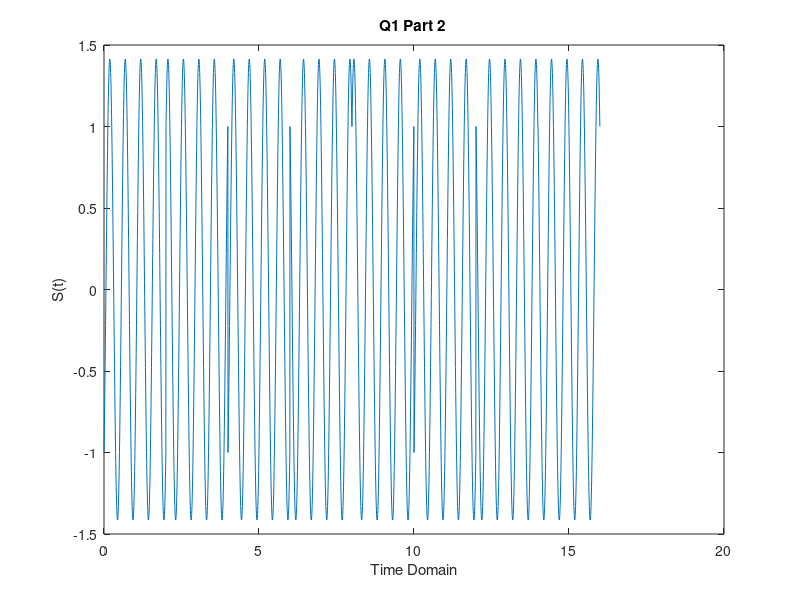
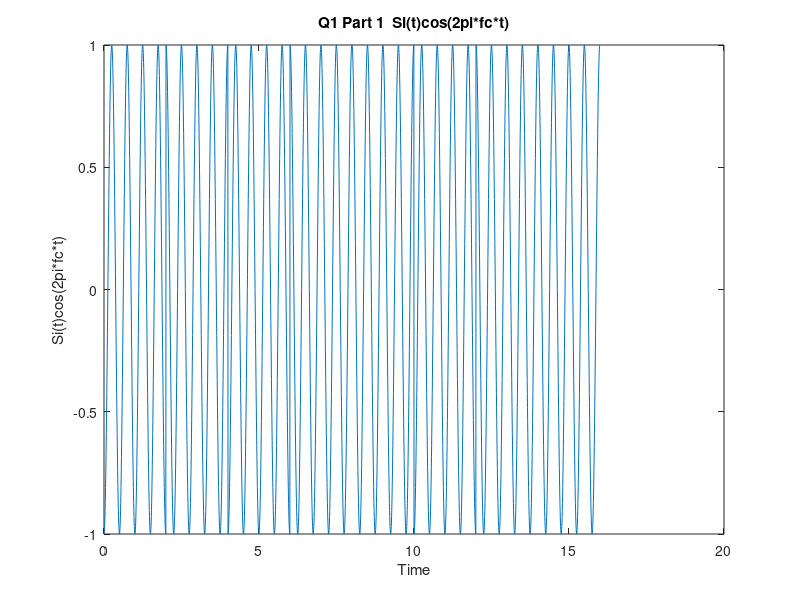
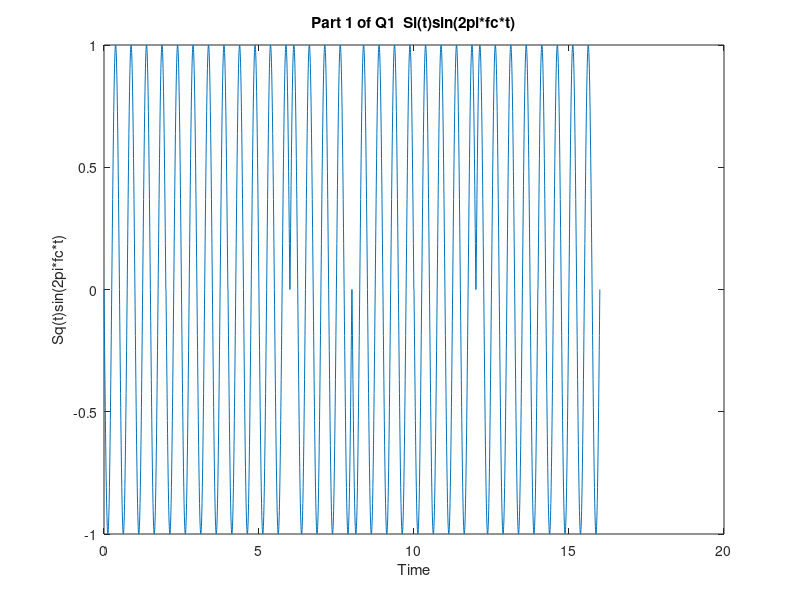
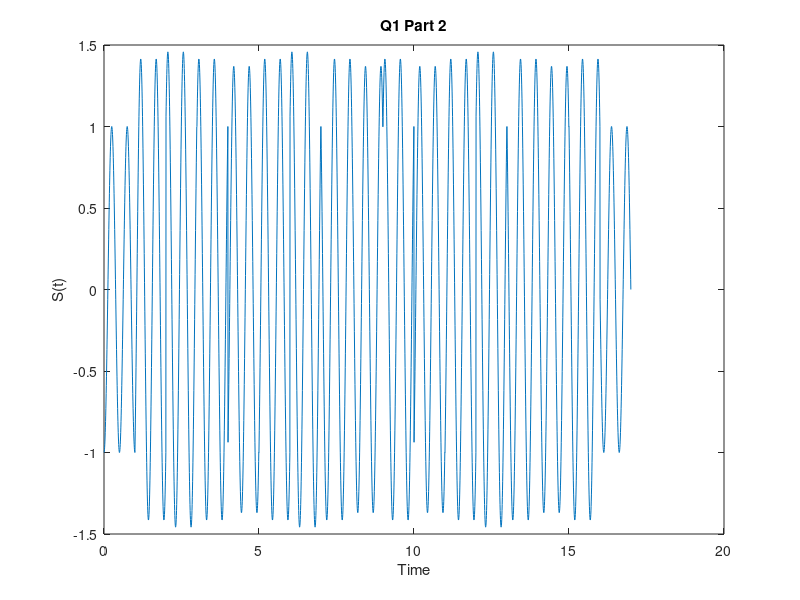

Source code (MATLAB) for these figures, in order:
clc
clear
close all
Tb=1;
Ts=2*Tb;
fc=2/Tb;
input_data=[0 0 1 0 0 0 1 1 1 0 0 0 1 1 1 1];
modulate_data=2*((input_data)-0.5);
n=0:0.005:Ts;
g1=ones(1,length(n));
% Part 1 
S_a=[];
si_a=[];
sq_a=[];
for j=1:2:length(modulate_data)
    si1=modulate_data(j)*g1;
    si2=cos(2*pi*fc*n).*si1;
    sq1=modulate_data(j+1)*g1;
    sq2=sin(2*pi*fc*n).*sq1;
    S_a=[S_a si2-sq2];
    si_a=[si_a si2];
    sq_a=[sq_a sq2];
end
 c=((length(modulate_data)/2)*Ts)/length(S_a);
 N=0:c:((length(modulate_data)/2)*Ts)-c;
plot(N,S_a)
title('Q1 Part 2 ')
xlabel('Time Domain')
ylabel('S(t)')
figure
plot(N,si_a)
title('Q1 Part 1  Si(t)cos(2pi*fc*t)')
xlabel('Time')
ylabel('Si(t)cos(2pi*fc*t)')
figure
plot(N,sq_a)
title('Part 1 of Q1  Si(t)sin(2pi*fc*t)')
xlabel('Time')
ylabel('Sq(t)sin(2pi*fc*t)')
% Part 2 
si_b=[];
sq_b=[];
for j=1:2:length(modulate_data)
    si12=modulate_data(j)*g1;
    si22=cos(2*pi*fc*n).*si12;
    sq12=modulate_data(j+1)*g1;
    sq22=sin(2*pi*fc*n).*sq12;
    si_b=[si_b si22];
    sq_b=[sq_b sq22];
end
si_b=[si_b zeros(1,(length(n)-1)/2)];
sq_b=[zeros(1,(length(n)-1)/2) sq_b];
S_b=si_b-sq_b;
b=(((length(modulate_data)/2)*Ts)+Tb)/length(S_b);
M=0:b:((length(modulate_data)/2)*Ts)+Tb-b;
figure;
plot(M,S_b)
title('Q1 Part 2')
xlabel('Time')
ylabel('S(t)')
figure;
plot(M,si_b)
title('Q1 Part 2  Si(t)cos(2pi*fc*t)')
xlabel('Time')
ylabel('Si(t)cos(2pi*fc*t)')
figure,plot(M,sq_b)
title('Q1 part 2  Si(t)sin(2pi*fc*t)')
xlabel('Time')
ylabel('Sq(t)sin(2pi*fc*t)')
% Part 3 
g2=sin((pi*n)/(2*Tb));
si_c=[];
sq_c=[];
for j=1:2:length(modulate_data)
    si13=modulate_data(j)*g2;
    si23=cos(2*pi*fc*n).*si13;
    sq13=modulate_data(j+1)*g2;
    sq23=sin(2*pi*fc*n).*sq13;
    si_c=[si_c si23];
    sq_c=[sq_c sq23];
end
si_c=[si_c zeros(1,(length(n)-1)/2)];
sq_c=[zeros(1,(length(n)-1)/2) sq_c];
S_c=si_c-sq_c;
figure
plot(M,S_c)
title('Q1 Part 3')
xlabel('Time')
ylabel('S(t)')
figure
plot(M,si_c)
title('Q1 part 3  Si(t)cos(2pi*fc*t)')
xlabel('Time')
ylabel('Si(t)cos(2pi*fc*t)')
figure
plot(M,sq_c)
title('Q1 part 3  Sq(t)sin(2pi*fc*t)')
xlabel('Time')
ylabel('Sq(t)sin(2pi*fc*t)')
